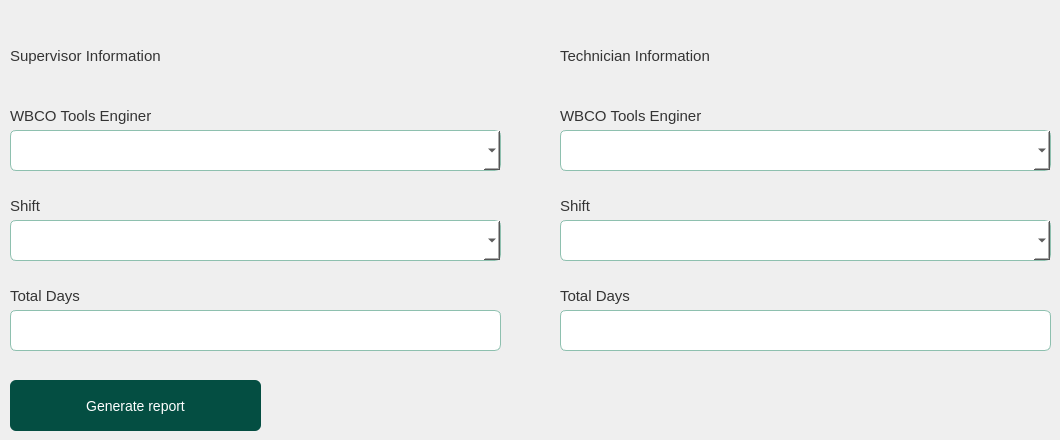
     <widget class="QWidget" name="tab_5">
      <attribute name="title">
       <string>WBCO Tools Engineer (Days)</string>
      </attribute>
      <widget class="QLabel" name="lbl_supervisor">
       <property name="geometry">
        <rect>
         <x>10</x>
         <y>40</y>
         <width>201</width>
         <height>31</height>
        </rect>
       </property>
       <property name="font">
        <font>
         <pointsize>11</pointsize>
        </font>
       </property>
       <property name="styleSheet">
        <string notr="true">color: rgb(52, 52, 52);</string>
       </property>
       <property name="text">
        <string>Supervisor Information</string>
       </property>
      </widget>
      <widget class="QLabel" name="lbl_wbco_tool_enginer_supervisor">
       <property name="geometry">
        <rect>
         <x>10</x>
         <y>100</y>
         <width>171</width>
         <height>31</height>
        </rect>
       </property>
       <property name="font">
        <font>
         <pointsize>11</pointsize>
        </font>
       </property>
       <property name="styleSheet">
        <string notr="true">color: rgb(52, 52, 52);</string>
       </property>
       <property name="text">
        <string>WBCO Tools Enginer </string>
       </property>
      </widget>
      <widget class="QComboBox" name="cbx_enginer_supervisor">
       <property name="geometry">
        <rect>
         <x>10</x>
         <y>130</y>
         <width>491</width>
         <height>41</height>
        </rect>
       </property>
       <property name="styleSheet">
        <string notr="true">
background-color:#fff;
border: 1px solid #8ec0af;
border-radius: 6px</string>
       </property>
      </widget>
      <widget class="QLabel" name="lbl_shift_supervisor">
       <property name="geometry">
        <rect>
         <x>10</x>
         <y>190</y>
         <width>61</width>
         <height>31</height>
        </rect>
       </property>
       <property name="font">
        <font>
         <pointsize>11</pointsize>
        </font>
       </property>
       <property name="styleSheet">
        <string notr="true">color: rgb(52, 52, 52);</string>
       </property>
       <property name="text">
        <string>Shift</string>
       </property>
      </widget>
      <widget class="QComboBox" name="cbx_shitf_supervisor">
       <property name="geometry">
        <rect>
         <x>10</x>
         <y>220</y>
         <width>491</width>
         <height>41</height>
        </rect>
       </property>
       <property name="styleSheet">
        <string notr="true">
background-color:#fff;
border: 1px solid #8ec0af;
border-radius: 6px</string>
       </property>
      </widget>
      <widget class="QLabel" name="lbl_total_days_supervisor">
       <property name="geometry">
        <rect>
         <x>10</x>
         <y>280</y>
         <width>91</width>
         <height>31</height>
        </rect>
       </property>
       <property name="font">
        <font>
         <pointsize>11</pointsize>
        </font>
       </property>
       <property name="styleSheet">
        <string notr="true">color: rgb(52, 52, 52);</string>
       </property>
       <property name="text">
        <string>Total Days</string>
       </property>
      </widget>
      <widget class="QLineEdit" name="txt_total_days_supervisor">
       <property name="geometry">
        <rect>
         <x>10</x>
         <y>310</y>
         <width>491</width>
         <height>41</height>
        </rect>
       </property>
       <property name="styleSheet">
        <string notr="true">QLineEdit{


background-color:#fff;
border: 1px solid #8ec0af;
border-radius: 6px
}</string>
       </property>
       <property name="placeholderText">
        <string/>
       </property>
      </widget>
      <widget class="QLabel" name="lbl_techinical">
       <property name="geometry">
        <rect>
         <x>560</x>
         <y>40</y>
         <width>201</width>
         <height>31</height>
        </rect>
       </property>
       <property name="font">
        <font>
         <pointsize>11</pointsize>
        </font>
       </property>
       <property name="styleSheet">
        <string notr="true">color: rgb(52, 52, 52);</string>
       </property>
       <property name="text">
        <string>Technician Information</string>
       </property>
      </widget>
      <widget class="QComboBox" name="cbx_enginer_techinical">
       <property name="geometry">
        <rect>
         <x>560</x>
         <y>130</y>
         <width>491</width>
         <height>41</height>
        </rect>
       </property>
       <property name="styleSheet">
        <string notr="true">
background-color:#fff;
border: 1px solid #8ec0af;
border-radius: 6px</string>
       </property>
      </widget>
      <widget class="QLabel" name="lbl_shift_techinical">
       <property name="geometry">
        <rect>
         <x>560</x>
         <y>190</y>
         <width>41</width>
         <height>31</height>
        </rect>
       </property>
       <property name="font">
        <font>
         <pointsize>11</pointsize>
        </font>
       </property>
       <property name="styleSheet">
        <string notr="true">color: rgb(52, 52, 52);</string>
       </property>
       <property name="text">
        <string>Shift</string>
       </property>
      </widget>
      <widget class="QLineEdit" name="tct_total_days_supervisor">
       <property name="geometry">
        <rect>
         <x>560</x>
         <y>310</y>
         <width>491</width>
         <height>41</height>
        </rect>
       </property>
       <property name="styleSheet">
        <string notr="true">QLineEdit{


background-color:#fff;
border: 1px solid #8ec0af;
border-radius: 6px
}</string>
       </property>
       <property name="placeholderText">
        <string/>
       </property>
      </widget>
      <widget class="QLabel" name="lbl_wbco_tool_enginer_techinical">
       <property name="geometry">
        <rect>
         <x>560</x>
         <y>100</y>
         <width>171</width>
         <height>31</height>
        </rect>
       </property>
       <property name="font">
        <font>
         <pointsize>11</pointsize>
        </font>
       </property>
       <property name="styleSheet">
        <string notr="true">color: rgb(52, 52, 52);</string>
       </property>
       <property name="text">
        <string>WBCO Tools Enginer </string>
       </property>
      </widget>
      <widget class="QComboBox" name="cdx_shift_techinical">
       <property name="geometry">
        <rect>
         <x>560</x>
         <y>220</y>
         <width>491</width>
         <height>41</height>
        </rect>
       </property>
       <property name="styleSheet">
        <string notr="true">
background-color:#fff;
border: 1px solid #8ec0af;
border-radius: 6px</string>
       </property>
      </widget>
      <widget class="QLabel" name="lbl_total_days_techinical">
       <property name="geometry">
        <rect>
         <x>560</x>
         <y>280</y>
         <width>91</width>
         <height>31</height>
        </rect>
       </property>
       <property name="font">
        <font>
         <pointsize>11</pointsize>
        </font>
       </property>
       <property name="styleSheet">
        <string notr="true">color: rgb(52, 52, 52);</string>
       </property>
       <property name="text">
        <string>Total Days</string>
       </property>
      </widget>
      <widget class="QPushButton" name="btn_gerar_report">
       <property name="geometry">
        <rect>
         <x>10</x>
         <y>380</y>
         <width>251</width>
         <height>51</height>
        </rect>
       </property>
       <property name="styleSheet">
        <string notr="true">

QPushButton#btn_gerar_report{

border:none;
background-color:#044e42;
color:white;
font-size:14px;
border-radius: 6px;
transition: background-color 0.5s ease;
padding:10px;
text-align:rigth;
}

QPushButton#btn_gerar_report:hover{
 background-color: #044e42;
border-radius: 6px;
transition: background-color 0.5s ease;
padding:10px;
}

QPushButton#btn_gerar_report:pressed {
 background-color: #044e42;
border-radius: 6px;
background-color: #033029;
padding:10px;
 }
</string>
       </property>
       <property name="text">
        <string>Generate report</string>
       </property>
       <property name="icon">
        <iconset>
         <normaloff>../../img/file-lines-solid.svg</normaloff>../../img/file-lines-solid.svg</iconset>
       </property>
      </widget>
      <zorder>lbl_wbco_tool_enginer_techinical</zorder>
      <zorder>lbl_total_days_techinical</zorder>
      <zorder>lbl_supervisor</zorder>
      <zorder>lbl_wbco_tool_enginer_supervisor</zorder>
      <zorder>cbx_enginer_supervisor</zorder>
      <zorder>lbl_shift_supervisor</zorder>
      <zorder>cbx_shitf_supervisor</zorder>
      <zorder>lbl_total_days_supervisor</zorder>
      <zorder>txt_total_days_supervisor</zorder>
      <zorder>lbl_techinical</zorder>
      <zorder>cbx_enginer_techinical</zorder>
      <zorder>lbl_shift_techinical</zorder>
      <zorder>tct_total_days_supervisor</zorder>
      <zorder>cdx_shift_techinical</zorder>
      <zorder>btn_gerar_report</zorder>
     </widget>
